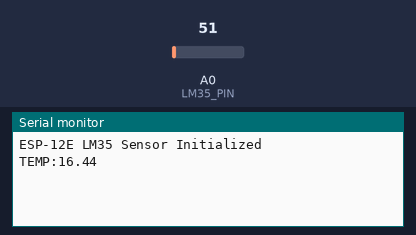
Bench run of a sketch on a simulated Arduino Uno, built with avr-gcc and run on an emulated ATmega328P. On the bench: the last lines printed to the serial monitor. The inputs (shaded band) are chosen by the test bench; at power-on: A0 (LM35_PIN) = 51.

Above: at 2.2 s.
2.3 s: A0 (LM35_PIN) set to 61
At 4.3 s:
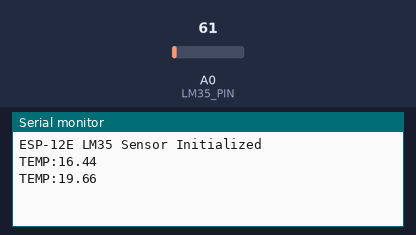
5.0 s: A0 (LM35_PIN) set to 71
At 5.9 s:
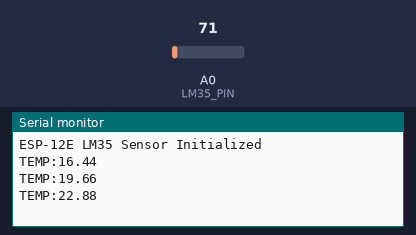
Timing chart, 0 to 8.0 s (numbered marks = the images above; inputs shaded):
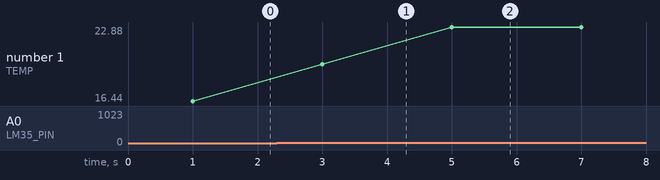

Measured:
- after the input at 2.3 s, the serial monitor: prints a new line after 0.70 s (image 1)
- after the input at 5.0 s, the serial monitor: prints a new line at once (image 2)
- plotted number 1: 16.44 → 19.66 after the input at 2.3 s, 19.66 → 22.88 after the input at 5.0 s

The sketch:

ESP12E_LM35_Temperature.ino
```cpp
/*
 * ============================================================
 * ESP-12E / NodeMCU - LM35 Analog Temperature Sensor
 * ============================================================
 * Board in Arduino IDE: "NodeMCU 1.0 (ESP-12E Module)"
 * Baud Rate: 115200
 *
 * Jumper Wire Connections:
 * - LM35 Pin 1 (Vs/VCC) -> NodeMCU 3V3 (or 5V/VIN)
 * - LM35 Pin 2 (Vout)   -> NodeMCU A0 (ADC0)
 * - LM35 Pin 3 (GND)    -> NodeMCU GND
 * ============================================================
 */

#define LM35_PIN A0

void setup() {
  Serial.begin(115200);
  pinMode(LM35_PIN, INPUT);
  delay(1000);
  Serial.println("ESP-12E LM35 Sensor Initialized");
}

void loop() {
  int raw = analogRead(LM35_PIN);
  // NodeMCU internal voltage divider maps 0-3.3V to 0-1023 ADC counts
  float voltage = (raw / 1024.0) * 3300.0; // in mV
  // LM35 outputs 10mV per degree Celsius
  float temperature = voltage / 10.0;

  Serial.print("TEMP:");
  Serial.println(temperature, 2);

  delay(2000);
}
```
